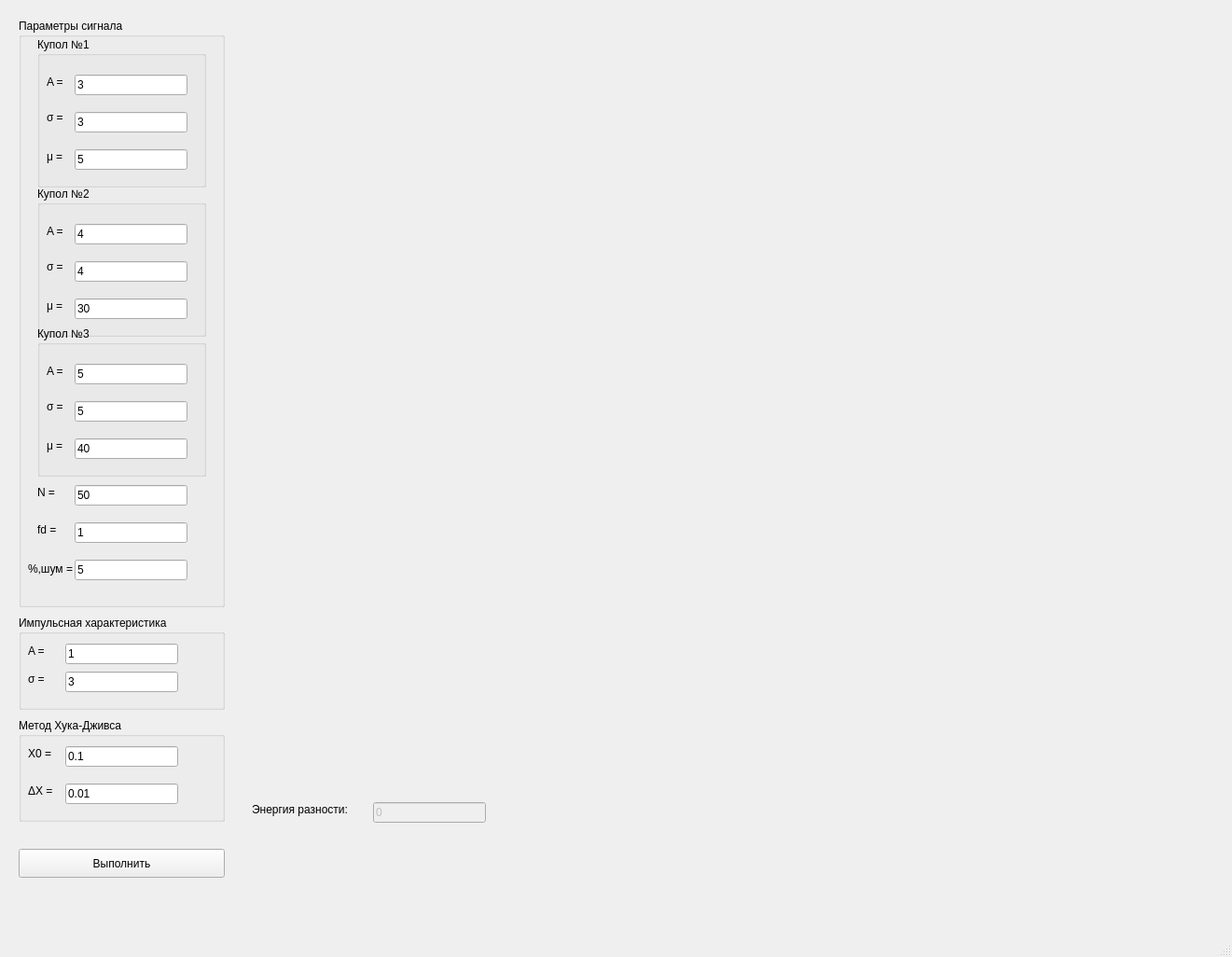
<?xml version="1.0" encoding="UTF-8"?>
<ui version="4.0">
 <class>MainWindow</class>
 <widget class="QMainWindow" name="MainWindow">
  <property name="geometry">
   <rect>
    <x>0</x>
    <y>0</y>
    <width>1321</width>
    <height>1026</height>
   </rect>
  </property>
  <property name="windowTitle">
   <string>Деконволюция свёртки методом максимумом энтропии</string>
  </property>
  <widget class="QWidget" name="centralwidget">
   <widget class="QGroupBox" name="groupBox">
    <property name="geometry">
     <rect>
      <x>20</x>
      <y>20</y>
      <width>221</width>
      <height>631</height>
     </rect>
    </property>
    <property name="title">
     <string>Параметры сигнала</string>
    </property>
    <widget class="QGroupBox" name="groupBox_2">
     <property name="geometry">
      <rect>
       <x>20</x>
       <y>20</y>
       <width>181</width>
       <height>161</height>
      </rect>
     </property>
     <property name="title">
      <string>Купол №1</string>
     </property>
     <widget class="QLabel" name="label">
      <property name="geometry">
       <rect>
        <x>10</x>
        <y>40</y>
        <width>55</width>
        <height>16</height>
       </rect>
      </property>
      <property name="text">
       <string>A =</string>
      </property>
     </widget>
     <widget class="QLineEdit" name="edit_A1">
      <property name="geometry">
       <rect>
        <x>40</x>
        <y>40</y>
        <width>121</width>
        <height>22</height>
       </rect>
      </property>
      <property name="text">
       <string>3</string>
      </property>
     </widget>
     <widget class="QLabel" name="label_2">
      <property name="geometry">
       <rect>
        <x>10</x>
        <y>76</y>
        <width>61</width>
        <height>20</height>
       </rect>
      </property>
      <property name="text">
       <string>σ =</string>
      </property>
     </widget>
     <widget class="QLineEdit" name="edit_q1">
      <property name="geometry">
       <rect>
        <x>40</x>
        <y>80</y>
        <width>121</width>
        <height>22</height>
       </rect>
      </property>
      <property name="text">
       <string>3</string>
      </property>
     </widget>
     <widget class="QLabel" name="label_3">
      <property name="geometry">
       <rect>
        <x>10</x>
        <y>120</y>
        <width>55</width>
        <height>16</height>
       </rect>
      </property>
      <property name="text">
       <string>μ =</string>
      </property>
     </widget>
     <widget class="QLineEdit" name="edit_n1">
      <property name="geometry">
       <rect>
        <x>40</x>
        <y>120</y>
        <width>121</width>
        <height>22</height>
       </rect>
      </property>
      <property name="text">
       <string>5</string>
      </property>
     </widget>
    </widget>
    <widget class="QGroupBox" name="groupBox_3">
     <property name="geometry">
      <rect>
       <x>20</x>
       <y>180</y>
       <width>181</width>
       <height>161</height>
      </rect>
     </property>
     <property name="title">
      <string>Купол №2</string>
     </property>
     <widget class="QLabel" name="label_7">
      <property name="geometry">
       <rect>
        <x>10</x>
        <y>40</y>
        <width>55</width>
        <height>16</height>
       </rect>
      </property>
      <property name="text">
       <string>A =</string>
      </property>
     </widget>
     <widget class="QLineEdit" name="edit_A2">
      <property name="geometry">
       <rect>
        <x>40</x>
        <y>40</y>
        <width>121</width>
        <height>22</height>
       </rect>
      </property>
      <property name="text">
       <string>4</string>
      </property>
     </widget>
     <widget class="QLabel" name="label_8">
      <property name="geometry">
       <rect>
        <x>10</x>
        <y>76</y>
        <width>61</width>
        <height>20</height>
       </rect>
      </property>
      <property name="text">
       <string>σ =</string>
      </property>
     </widget>
     <widget class="QLineEdit" name="edit_q2">
      <property name="geometry">
       <rect>
        <x>40</x>
        <y>80</y>
        <width>121</width>
        <height>22</height>
       </rect>
      </property>
      <property name="text">
       <string>4</string>
      </property>
     </widget>
     <widget class="QLabel" name="label_9">
      <property name="geometry">
       <rect>
        <x>10</x>
        <y>120</y>
        <width>55</width>
        <height>16</height>
       </rect>
      </property>
      <property name="text">
       <string>μ =</string>
      </property>
     </widget>
     <widget class="QLineEdit" name="edit_n2">
      <property name="geometry">
       <rect>
        <x>40</x>
        <y>120</y>
        <width>121</width>
        <height>22</height>
       </rect>
      </property>
      <property name="text">
       <string>30</string>
      </property>
     </widget>
    </widget>
    <widget class="QGroupBox" name="groupBox_4">
     <property name="geometry">
      <rect>
       <x>20</x>
       <y>330</y>
       <width>181</width>
       <height>161</height>
      </rect>
     </property>
     <property name="title">
      <string>Купол №3</string>
     </property>
     <widget class="QLabel" name="label_10">
      <property name="geometry">
       <rect>
        <x>10</x>
        <y>40</y>
        <width>55</width>
        <height>16</height>
       </rect>
      </property>
      <property name="text">
       <string>A =</string>
      </property>
     </widget>
     <widget class="QLineEdit" name="edit_A3">
      <property name="geometry">
       <rect>
        <x>40</x>
        <y>40</y>
        <width>121</width>
        <height>22</height>
       </rect>
      </property>
      <property name="text">
       <string>5</string>
      </property>
     </widget>
     <widget class="QLabel" name="label_11">
      <property name="geometry">
       <rect>
        <x>10</x>
        <y>76</y>
        <width>61</width>
        <height>20</height>
       </rect>
      </property>
      <property name="text">
       <string>σ =</string>
      </property>
     </widget>
     <widget class="QLineEdit" name="edit_q3">
      <property name="geometry">
       <rect>
        <x>40</x>
        <y>80</y>
        <width>121</width>
        <height>22</height>
       </rect>
      </property>
      <property name="text">
       <string>5</string>
      </property>
     </widget>
     <widget class="QLabel" name="label_12">
      <property name="geometry">
       <rect>
        <x>10</x>
        <y>120</y>
        <width>55</width>
        <height>16</height>
       </rect>
      </property>
      <property name="text">
       <string>μ =</string>
      </property>
     </widget>
     <widget class="QLineEdit" name="edit_n3">
      <property name="geometry">
       <rect>
        <x>40</x>
        <y>120</y>
        <width>121</width>
        <height>22</height>
       </rect>
      </property>
      <property name="text">
       <string>40</string>
      </property>
     </widget>
    </widget>
    <widget class="QLabel" name="label_13">
     <property name="geometry">
      <rect>
       <x>20</x>
       <y>500</y>
       <width>31</width>
       <height>16</height>
      </rect>
     </property>
     <property name="text">
      <string>N =</string>
     </property>
    </widget>
    <widget class="QLineEdit" name="edit_N">
     <property name="geometry">
      <rect>
       <x>60</x>
       <y>500</y>
       <width>121</width>
       <height>22</height>
      </rect>
     </property>
     <property name="text">
      <string>50</string>
     </property>
    </widget>
    <widget class="QLabel" name="label_14">
     <property name="geometry">
      <rect>
       <x>20</x>
       <y>540</y>
       <width>31</width>
       <height>16</height>
      </rect>
     </property>
     <property name="text">
      <string>fd =</string>
     </property>
    </widget>
    <widget class="QLineEdit" name="edit_fd">
     <property name="geometry">
      <rect>
       <x>60</x>
       <y>540</y>
       <width>121</width>
       <height>22</height>
      </rect>
     </property>
     <property name="text">
      <string>1</string>
     </property>
    </widget>
    <widget class="QLineEdit" name="shym">
     <property name="geometry">
      <rect>
       <x>60</x>
       <y>580</y>
       <width>121</width>
       <height>22</height>
      </rect>
     </property>
     <property name="text">
      <string>5</string>
     </property>
    </widget>
    <widget class="QLabel" name="label_20">
     <property name="geometry">
      <rect>
       <x>10</x>
       <y>580</y>
       <width>51</width>
       <height>20</height>
      </rect>
     </property>
     <property name="text">
      <string>%,шум =</string>
     </property>
    </widget>
   </widget>
   <widget class="QGroupBox" name="groupBox_5">
    <property name="geometry">
     <rect>
      <x>20</x>
      <y>660</y>
      <width>221</width>
      <height>101</height>
     </rect>
    </property>
    <property name="title">
     <string>Импульсная характеристика</string>
    </property>
    <widget class="QLabel" name="label_15">
     <property name="geometry">
      <rect>
       <x>10</x>
       <y>30</y>
       <width>31</width>
       <height>16</height>
      </rect>
     </property>
     <property name="text">
      <string>A = </string>
     </property>
    </widget>
    <widget class="QLabel" name="label_16">
     <property name="geometry">
      <rect>
       <x>10</x>
       <y>60</y>
       <width>31</width>
       <height>16</height>
      </rect>
     </property>
     <property name="text">
      <string>σ =</string>
     </property>
    </widget>
    <widget class="QLineEdit" name="edit_An">
     <property name="geometry">
      <rect>
       <x>50</x>
       <y>30</y>
       <width>121</width>
       <height>22</height>
      </rect>
     </property>
     <property name="text">
      <string>1</string>
     </property>
    </widget>
    <widget class="QLineEdit" name="edit_qn">
     <property name="geometry">
      <rect>
       <x>50</x>
       <y>60</y>
       <width>121</width>
       <height>22</height>
      </rect>
     </property>
     <property name="text">
      <string>3</string>
     </property>
    </widget>
   </widget>
   <widget class="QPushButton" name="start_btn">
    <property name="geometry">
     <rect>
      <x>20</x>
      <y>910</y>
      <width>221</width>
      <height>31</height>
     </rect>
    </property>
    <property name="text">
     <string>Выполнить</string>
    </property>
   </widget>
   <widget class="QWidget" name="graph_input" native="true">
    <property name="geometry">
     <rect>
      <x>280</x>
      <y>30</y>
      <width>981</width>
      <height>241</height>
     </rect>
    </property>
   </widget>
   <widget class="QWidget" name="graph_impulse" native="true">
    <property name="geometry">
     <rect>
      <x>280</x>
      <y>300</y>
      <width>981</width>
      <height>241</height>
     </rect>
    </property>
   </widget>
   <widget class="QWidget" name="graph_output" native="true">
    <property name="geometry">
     <rect>
      <x>280</x>
      <y>570</y>
      <width>981</width>
      <height>241</height>
     </rect>
    </property>
   </widget>
   <widget class="QGroupBox" name="groupBox_6">
    <property name="geometry">
     <rect>
      <x>20</x>
      <y>770</y>
      <width>221</width>
      <height>111</height>
     </rect>
    </property>
    <property name="title">
     <string>Метод Хука-Дживса</string>
    </property>
    <widget class="QLabel" name="label_17">
     <property name="geometry">
      <rect>
       <x>10</x>
       <y>30</y>
       <width>31</width>
       <height>16</height>
      </rect>
     </property>
     <property name="text">
      <string>X0 = </string>
     </property>
    </widget>
    <widget class="QLineEdit" name="edit_x0">
     <property name="geometry">
      <rect>
       <x>50</x>
       <y>30</y>
       <width>121</width>
       <height>22</height>
      </rect>
     </property>
     <property name="text">
      <string>0.1</string>
     </property>
    </widget>
    <widget class="QLabel" name="label_18">
     <property name="geometry">
      <rect>
       <x>10</x>
       <y>70</y>
       <width>31</width>
       <height>16</height>
      </rect>
     </property>
     <property name="text">
      <string>ΔX = </string>
     </property>
    </widget>
    <widget class="QLineEdit" name="edit_delta_x">
     <property name="geometry">
      <rect>
       <x>50</x>
       <y>70</y>
       <width>121</width>
       <height>22</height>
      </rect>
     </property>
     <property name="text">
      <string>0.01</string>
     </property>
    </widget>
   </widget>
   <widget class="QLabel" name="label_19">
    <property name="geometry">
     <rect>
      <x>270</x>
      <y>860</y>
      <width>121</width>
      <height>16</height>
     </rect>
    </property>
    <property name="text">
     <string>Энергия разности:</string>
    </property>
   </widget>
   <widget class="QLineEdit" name="edit_x_energy_delta">
    <property name="enabled">
     <bool>false</bool>
    </property>
    <property name="geometry">
     <rect>
      <x>400</x>
      <y>860</y>
      <width>121</width>
      <height>22</height>
     </rect>
    </property>
    <property name="mouseTracking">
     <bool>true</bool>
    </property>
    <property name="autoFillBackground">
     <bool>false</bool>
    </property>
    <property name="text">
     <string>0</string>
    </property>
    <property name="dragEnabled">
     <bool>false</bool>
    </property>
    <property name="readOnly">
     <bool>false</bool>
    </property>
   </widget>
  </widget>
  <widget class="QMenuBar" name="menubar">
   <property name="geometry">
    <rect>
     <x>0</x>
     <y>0</y>
     <width>1321</width>
     <height>22</height>
    </rect>
   </property>
  </widget>
  <widget class="QStatusBar" name="statusbar"/>
 </widget>
 <resources/>
 <connections/>
</ui>
